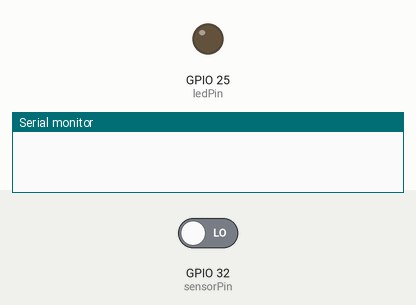
This sketch was run on a simulated ESP32. Parts: output pins drawn as LEDs (lit = HIGH), the last lines printed to the serial monitor. The inputs (shaded band) are chosen by the test bench; at power-on: GPIO 32 (sensorPin) LOW.

Above: at 1.2 s.
1.3 s: GPIO 32 (sensorPin) driven HIGH
2.8 s: GPIO 32 (sensorPin) driven LOW
At 3.4 s:
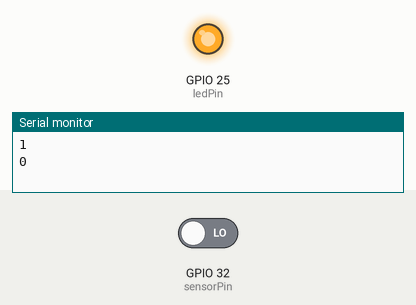
Timing chart, 0 to 5.8 s (numbered marks = the images above; inputs shaded):
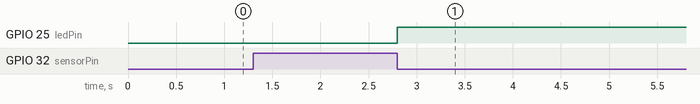

The sketch:

ESP32_magnet_open.ino
```cpp
const int sensorPin = 32;  // 磁気センサーのピン
const int ledPin = 25;    // LEDのピン

int sensorState = 0;      // 磁気センサーの状態を保持する変数
int previousSensorState = 0;  // 前回の磁気センサーの状態を保持する変数

void setup() {
  pinMode(sensorPin, INPUT);  // 磁気センサーのピンを入力モードに設定
  pinMode(ledPin, OUTPUT);    // LEDのピンを出力モードに設定
  Serial.begin(115200);         // シリアル通信の開始
}

void loop() {
  // 磁気センサーの状態を読み取る
  sensorState = digitalRead(sensorPin);

  // 磁気センサーの状態が変化した場合
  if (sensorState != previousSensorState) {
    // 磁気センサーが離れた場合
    if (sensorState == 1) {
      Serial.println(sensorState);
      digitalWrite(ledPin, LOW);  // LEDを点灯
    } else {  // 磁気センサーが近づいた場合
      digitalWrite(ledPin, HIGH);   // LEDを消灯
      Serial.println(sensorState);
    }
    previousSensorState = sensorState;  // 前回の状態を更新
  }
}
```

Measured:
- after the input at 2.8 s, GPIO 25 (ledPin): LOW → HIGH at once
